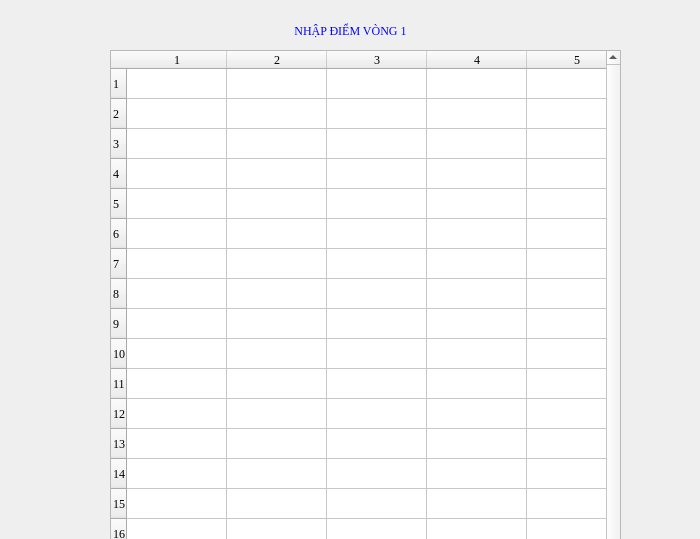
<?xml version="1.0" encoding="UTF-8"?>
<ui version="4.0">
 <class>Dialog</class>
 <widget class="QDialog" name="Dialog">
  <property name="geometry">
   <rect>
    <x>0</x>
    <y>0</y>
    <width>700</width>
    <height>539</height>
   </rect>
  </property>
  <property name="maximumSize">
   <size>
    <width>700</width>
    <height>1000</height>
   </size>
  </property>
  <property name="font">
   <font>
    <family>Times New Roman</family>
   </font>
  </property>
  <property name="windowTitle">
   <string>Dialog</string>
  </property>
  <widget class="QLabel" name="label">
   <property name="geometry">
    <rect>
     <x>40</x>
     <y>0</y>
     <width>621</width>
     <height>61</height>
    </rect>
   </property>
   <property name="layoutDirection">
    <enum>Qt::LeftToRight</enum>
   </property>
   <property name="styleSheet">
    <string notr="true">font: 26pt &quot;MS Shell Dlg 2&quot;; 
color:rgb(5, 5, 255);
font: 22pt &quot;Times New Roman&quot;;
</string>
   </property>
   <property name="text">
    <string>NHẬP ĐIỂM VÒNG 1</string>
   </property>
   <property name="alignment">
    <set>Qt::AlignCenter</set>
   </property>
  </widget>
  <widget class="QTableWidget" name="tableWidget">
   <property name="geometry">
    <rect>
     <x>110</x>
     <y>50</y>
     <width>511</width>
     <height>650</height>
    </rect>
   </property>
   <property name="minimumSize">
    <size>
     <width>511</width>
     <height>650</height>
    </size>
   </property>
   <property name="maximumSize">
    <size>
     <width>16777215</width>
     <height>650</height>
    </size>
   </property>
   <property name="autoScrollMargin">
    <number>15</number>
   </property>
   <property name="rowCount">
    <number>25</number>
   </property>
   <property name="columnCount">
    <number>5</number>
   </property>
   <row/>
   <row/>
   <row/>
   <row/>
   <row/>
   <row/>
   <row/>
   <row/>
   <row/>
   <row/>
   <row/>
   <row/>
   <row/>
   <row/>
   <row/>
   <row/>
   <row/>
   <row/>
   <row/>
   <row/>
   <row/>
   <row/>
   <row/>
   <row/>
   <row/>
   <column/>
   <column/>
   <column/>
   <column/>
   <column/>
  </widget>
 </widget>
 <resources/>
 <connections/>
</ui>
